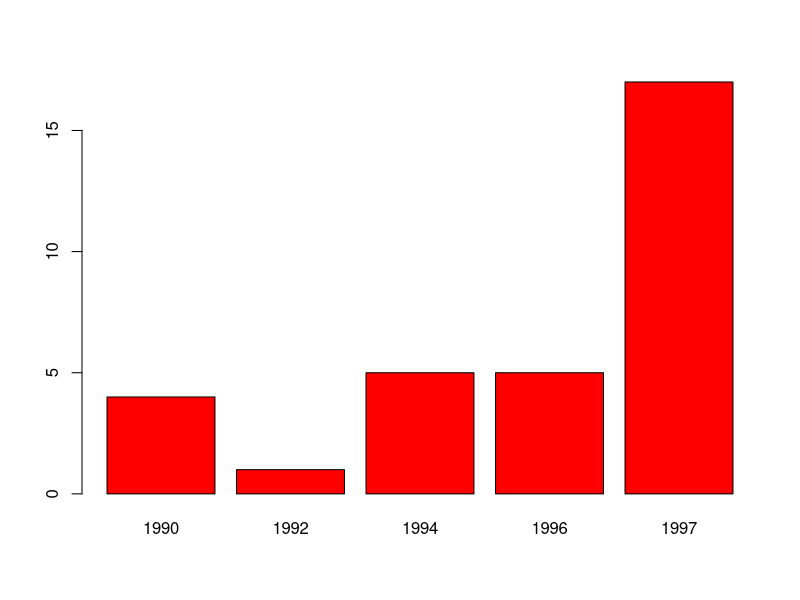
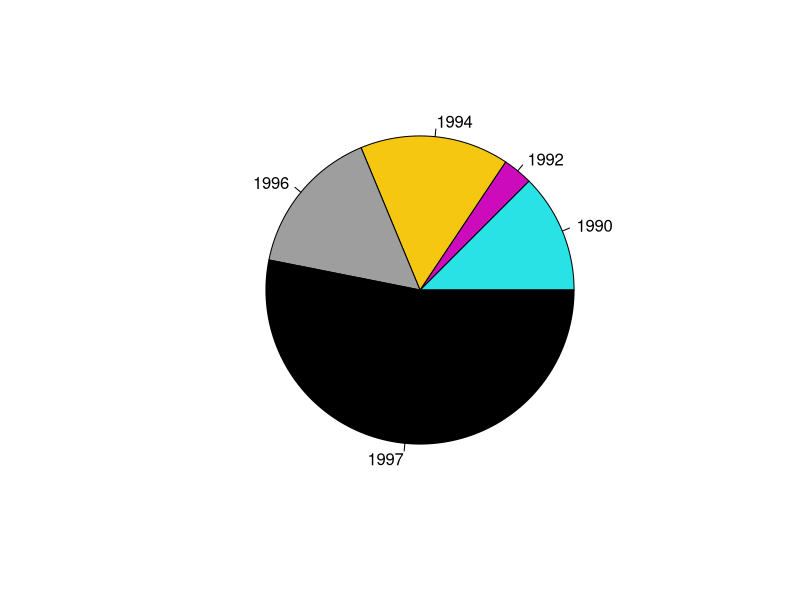

Write R code to recreate these figures, in order.
setwd("C:\\Users\\Markel\\Documents\\GitHub\\personal-boring-projects\\MEI\\primer_laboratorio\\")

read.table("encuesta.txt", header = TRUE) -> datos

datos$Ao -> prvnc

nombres <- c("1990", "1992", "1994", "1996", "1997")

numero <- c(4,1,5,5,17)

barplot(numero, names.arg = nombres, col = "red")
pie(numero, labels = nombres, col = 5:9)

print("Commands finished")